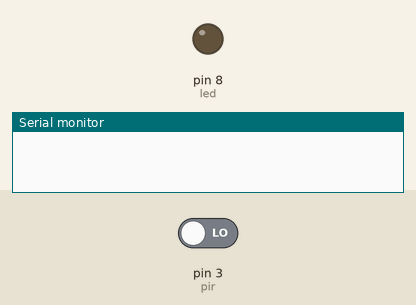
Bench run of a sketch on a simulated Arduino Uno, built with avr-gcc and run on an emulated ATmega328P. On the bench: output pins drawn as LEDs (lit = HIGH), the last lines printed to the serial monitor. The test bench sets the inputs (shaded band); at power-on: pin 3 (pir) LOW.

Above: at 1.2 s.
1.3 s: pin 3 (pir) driven HIGH
At 2.0 s:
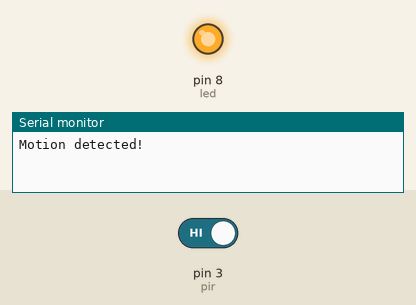
2.8 s: pin 3 (pir) driven LOW
At 3.1 s:
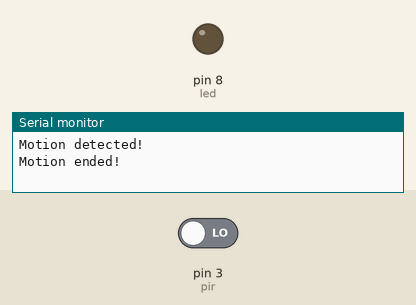
Timing chart, 0 to 5.8 s (numbered marks = the images above; inputs shaded):
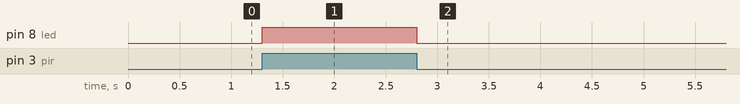

The sketch:

Test.ino
```cpp
// HC-SR501 Motion Detector
// Sample Sketch

int led = 8;  // LED on pin 8
int pir = 3; // Define  Input for HC-SR501

int pirValue; // Place to store read PIR Value
int timer; // timer variable
int val = 0;  // reading pin status variable
int pirState = LOW; // Assume no motion detected
void setup() {
  Serial.begin(9600);
  pinMode(led, OUTPUT);
  pinMode(pir, INPUT);

  digitalWrite(led, LOW);
}

void loop() {
  val = digitalRead(pir);  // read input value
  if (val == HIGH) {            // check if the input is HIGH
    digitalWrite(led, HIGH);  // turn LED ON
    if (pirState == LOW) {
      // we have just turned on
      Serial.println("Motion detected!");
      // We only want to print on the output change, not state
      pirState = HIGH;
    }
  } else {
    digitalWrite(led, LOW); // turn LED OFF
    if (pirState == HIGH){
      // we have just turned of
      Serial.println("Motion ended!");
      // We only want to print on the output change, not state
      pirState = LOW;
    }
  }

  // Read PIR by analog form
  /*
  pirValue = analogRead(pir);
  int pirValueMap = map(pirValue, 0, 1023, 0, 255);

  Serial.print(pirValue);
  Serial.print(" / ");
  Serial.println(pirValueMap);
  analogWrite(led, pirValueMap);
  delay(100);
  */
  // Read PIR by digital form
  /*pirValue = digitalRead(pir);
  digitalWrite(led, pirValue);
  */
  // How long is it detecting motion
  /*
  if (pirValue == HIGH){
      timer++;
      delay(1000);
      Serial.println(timer);
    }
  if (pirValue == LOW) {
      timer = 0;
    }
    */
}
```

Measured:
- after the input at 1.3 s, pin 8 (led): LOW → HIGH at once
- after the input at 2.8 s, pin 8 (led): HIGH → LOW at once
